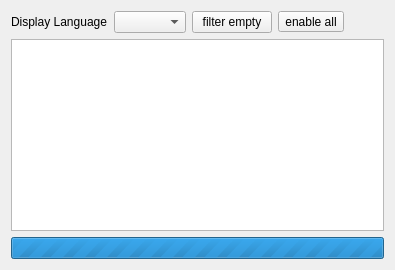
<?xml version="1.0" encoding="UTF-8"?>
<ui version="4.0">
 <class>CardListWindow</class>
 <widget class="QWidget" name="CardListWindow">
  <layout class="QVBoxLayout" name="verticalLayout">
   <item><layout class="QHBoxLayout" name="displayControlsLayout">
    <item><widget class="QLabel" name="labelDisplayLanguage"><property name="text"><string>Display Language</string></property></widget></item>
    <item><widget class="QComboBox" name="cmbDisplayLanguage"/></item>
    <item><widget class="QPushButton" name="btnUnusedFilter"><property name="text"><string>filter empty</string></property><property name="checkable"><bool>true</bool></property></widget></item>
    <item><widget class="QToolButton" name="btnEnableAll"><property name="text"><string>enable all</string></property><property name="toolTip"><string>Change eligible disabled cards to the joey pack while preserving protected cards.</string></property></widget></item>
    <item><spacer name="displayControlsSpacer"><property name="orientation"><enum>Qt::Horizontal</enum></property><property name="sizeHint" stdset="0"><size><width>40</width><height>20</height></size></property></spacer></item>
   </layout></item>
   <item><widget class="QTableView" name="tableCards"><property name="horizontalScrollBarPolicy"><enum>Qt::ScrollBarAsNeeded</enum></property><property name="verticalScrollBarPolicy"><enum>Qt::ScrollBarAsNeeded</enum></property><property name="alternatingRowColors"><bool>true</bool></property><property name="selectionBehavior"><enum>QAbstractItemView::SelectRows</enum></property><property name="selectionMode"><enum>QAbstractItemView::SingleSelection</enum></property></widget></item>
   <item><widget class="QProgressBar" name="pgbProgress"><property name="visible"><bool>false</bool></property><property name="minimum"><number>0</number></property><property name="maximum"><number>0</number></property><property name="textVisible"><bool>false</bool></property></widget></item>
  </layout>
 </widget>
 <resources/>
 <connections/>
</ui>
